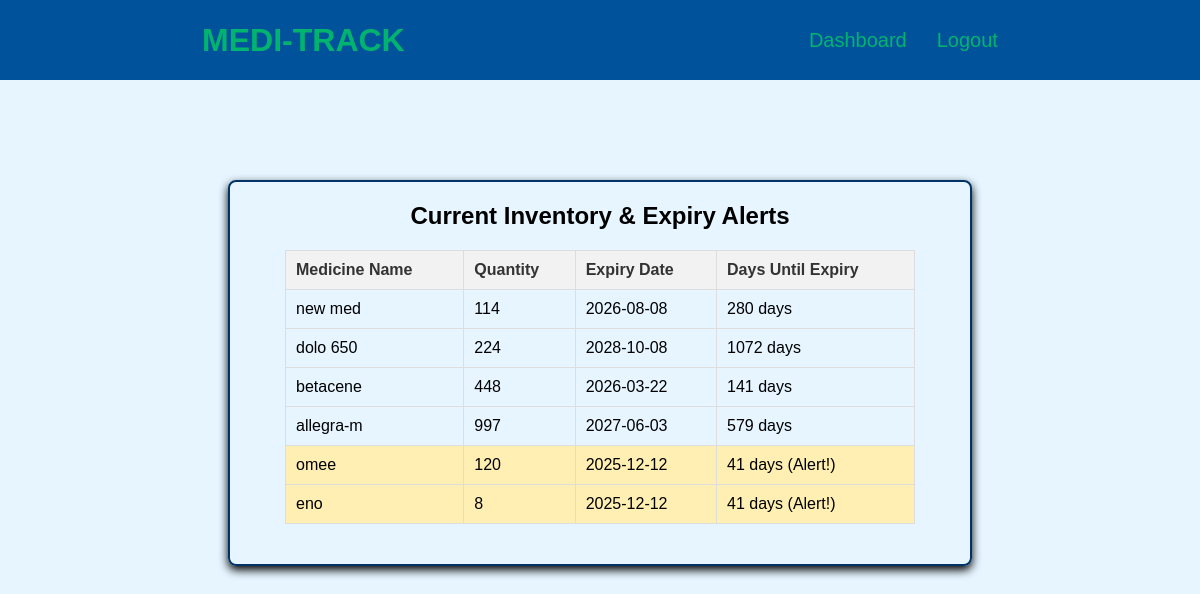
Screenshot of /display_stock (signed in) with the database file from the repository.
### app.py (models this page shows)
class Medicine(db.Model):
    id = db.Column(db.Integer, primary_key=True)
    name = db.Column(db.String(200), nullable=False)
    quantity = db.Column(db.Integer, nullable=False)
    expiry_date = db.Column(db.String(50), nullable=False)
    cost_price = db.Column(db.Float, nullable=False)
    selling_price = db.Column(db.Float, nullable=False)
    owner_id = db.Column(db.Integer, db.ForeignKey('owner.id'), nullable=False)
    owner = db.relationship('Owner', backref=db.backref('medicines', lazy=True))

### app.py (the view)
@app.route('/display_stock')
def display_stock():
    if 'user_id' not in session:
        return redirect(url_for('login'))
    message = delete_expired_stock(session['user_id'])
    if message:
        flash(message, 'info')
    alert_type = request.args.get('alert') # Get the alert parameter from the URL
    medicines = Medicine.query.filter_by(owner_id=session['user_id']).all()
    today = datetime.now().date()
    filtered_medicines = []
    LOW_STOCK_THRESHOLD = 10 # Must match the threshold used in get_dashboard_alerts
    for medicine in medicines:
        is_expiring = False
        is_low_stock = medicine.quantity <= LOW_STOCK_THRESHOLD
        try:
            expiry = datetime.strptime(medicine.expiry_date, '%Y-%m-%d').date()
            days_until_expiry = (expiry - today).days
            medicine.alert_class = ''
            if days_until_expiry <= 0:
                medicine.alert_class = 'expired'
                is_expiring = True
            elif days_until_expiry <= 90:
                medicine.alert_class = 'expiring-soon'
                is_expiring = True
            medicine.days_until_expiry = days_until_expiry
        except ValueError:
            medicine.alert_class = 'date-error'
            medicine.days_until_expiry = 'N/A'
        if alert_type == 'expiry' and is_expiring:
            filtered_medicines.append(medicine)
        elif alert_type == 'low_stock' and is_low_stock:
            filtered_medicines.append(medicine)
        elif not alert_type:
            filtered_medicines.append(medicine)
    flashed_messages = get_flashed_messages(with_categories=True)
    return render_template('display_stock.html', medicines=filtered_medicines, messages=flashed_messages)

### app.py (called while the page is built)
def delete_expired_stock(owner_id):
    today = datetime.now().date()
    medicines = Medicine.query.filter_by(owner_id=owner_id).all()
    deleted_count = 0
    for medicine in medicines:
        try:
            expiry = datetime.strptime(medicine.expiry_date, '%Y-%m-%d').date()
            if expiry <= today:
                db.session.delete(medicine)
                deleted_count += 1
        except ValueError:
            continue
    if deleted_count > 0:
        db.session.commit()
        return f'{deleted_count} expired medicine(s) have been automatically removed from your stock.'
    return None # Returns None if no items were deleted

### templates/display_stock.html (shortened to what this page needs)
<!DOCTYPE html>
<html lang="en">
<head>
    <link rel="stylesheet" href="{{ url_for('static', filename='style.css') }}">
</head>
<body>
    <header>
        <nav>
            <div class="left">MEDI-TRACK</div>
            <div class="right">
                <ul>
                    <li><a href="{{ url_for('dashboard') }}">Dashboard</a></li>
                    <li><a href="{{ url_for('logout') }}">Logout</a></li>
                </ul>
            </div>
        </nav>
    </header>
    <main>
        <div class="form-container">
            <h2>Current Inventory & Expiry Alerts</h2>
            <table class="inventory-table">
                <thead>
                    <tr>
                        <th>Medicine Name</th>
                        <th>Quantity</th>
                        <th>Expiry Date</th>
                        <th>Days Until Expiry</th>
                    </tr>
                </thead>
                <tbody>
                    {% for medicine in medicines %}
                    <tr class="{{ medicine.alert_class }}">
                        <td>{{ medicine.name }}</td>
                        <td>{{ medicine.quantity }}</td>
                        <td>{{ medicine.expiry_date }}</td>
                        <td>
                            {% if medicine.days_until_expiry == 0 %}
                                EXPIRES TODAY!
                            {% elif medicine.days_until_expiry < 0 %}
                                **EXPIRED** ({{ -medicine.days_until_expiry }} days ago)
                            {% elif medicine.days_until_expiry <= 90 %}
                                {{ medicine.days_until_expiry }} days (Alert!)
                            {% else %}
                                {{ medicine.days_until_expiry }} days
                            {% endif %}
                        </td>
                    </tr>
                    {% endfor %}
                </tbody>
            </table>
        </div>
    </main>
</body>
</html>

### static/style.css (style rules this page uses)
* { margin: 0px; padding: 0px; }
body { background-color: #e6f5ff; font-family: 'Poppins', sans-serif; }
nav { display: flex; justify-content: space-around; align-items: center; height: 80px; background-color: #00529B; }
nav ul { display: flex; justify-content: center; gap: 30px; transition: color 0.3s ease; }
nav ul li { list-style: none; }
nav ul a { text-decoration: none; color: #00B470; transition: color 0.3s ease; font-size: 1.25rem; font-weight: 100 }
.left { color: #00B470; font-size: 2rem; font-weight: 600; }
.form-container { display: flex; justify-content: center; align-items: center; border: 2px solid #003366; padding: 20px; max-width: 700px; margin: auto; border-radius: 8px; flex-direction: column; margin-top: 100px; box-shadow: 0 4px 10px; }

### templates/display_stock.html (style rules this page uses)
.inventory-table { width: 90%; margin: 20px auto; border-collapse: collapse; }
.inventory-table th, .inventory-table td { border: 1px solid #ddd; padding: 10px; text-align: left; }
.inventory-table th { background-color: #f2f2f2; color: #333; }
.expiring-soon { background-color: #ffefb3; }

### rows the page displays
Medicine: name "new med", quantity "114", expiry_date "2026-08-08", days_until_expiry "280"
Medicine: name "dolo 650", quantity "224", expiry_date "2028-10-08", days_until_expiry "1072"
Medicine: name "betacene", quantity "448", expiry_date "2026-03-22", days_until_expiry "141"
Medicine: name "allegra-m", quantity "997", expiry_date "2027-06-03", days_until_expiry "579"
Medicine: name "omee", quantity "120", expiry_date "2025-12-12", days_until_expiry "41"
Medicine: name "eno", quantity "8", expiry_date "2025-12-12", days_until_expiry "41"
